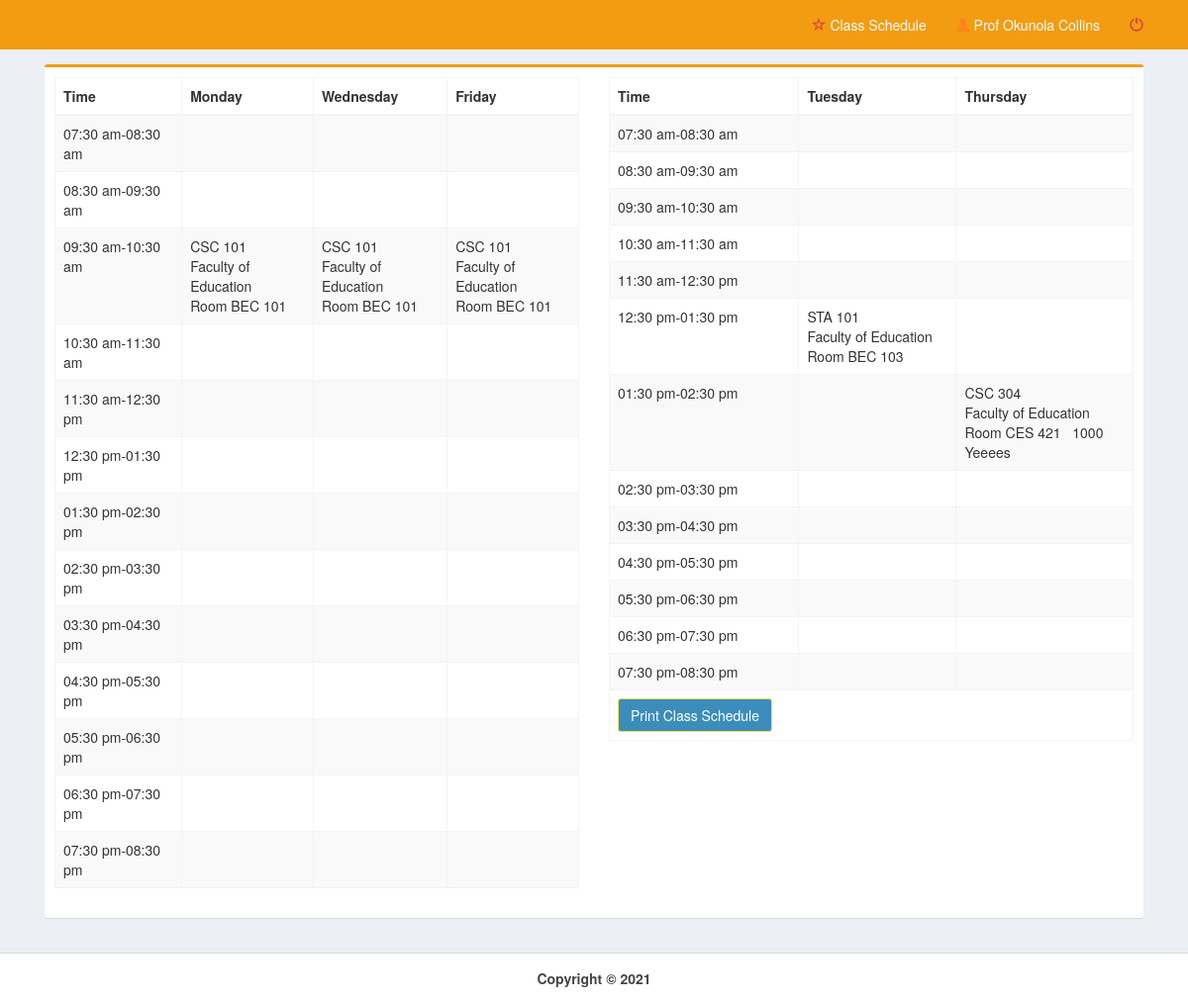
The page /pages/faculty_home.php (signed in) on the database its author committed.
### tables this page shows
CREATE TABLE `time` (
  `time_id` int(11) NOT NULL,
  `time_start` time NOT NULL,
  `time_end` time NOT NULL,
  `days` varchar(15) NOT NULL
);

CREATE TABLE `schedule` (
  `sched_id` int(11) NOT NULL,
  `time_id` int(1) NOT NULL,
  `day` varchar(50) NOT NULL,
  `member_id` int(11) NOT NULL,
  `subject_code` varchar(50) NOT NULL,
  `cys` varchar(15) NOT NULL,
  `room` varchar(15) NOT NULL,
  `remarks` varchar(50) NOT NULL,
  `settings_id` int(11) NOT NULL,
  `encoded_by` varchar(10) NOT NULL,
  `rank_id` int(11) NOT NULL
);

CREATE TABLE `rank` (
  `rank_id` int(11) NOT NULL,
  `rank` varchar(30) NOT NULL
);

### pages/faculty_home.php (the view, shortened to what this page needs)
<!DOCTYPE html>
<html>
  <head>
    <link rel="stylesheet" href="../bootstrap/css/bootstrap.min.css">
    <link rel="stylesheet" href="../plugins/datatables/dataTables.bootstrap.css">
    <link rel="stylesheet" href="../dist/css/AdminLTE.min.css">
    <link rel="stylesheet" href="../plugins/select2/select2.min.css">
    <link rel="stylesheet" href="../dist/css/skins/_all-skins.min.css">
 </head>
  <body class="hold-transition skin-yellow layout-top-nav" onload="myFunction()">
    <div class="wrapper">
      <?php include('../dist/includes/header_faculty.php');?>
      <div class="content-wrapper">
        <div class="container">
          <section class="content">
            <div class="row">
	      <div class="col-md-12">
              <div class="box box-warning">
               <form method="post" id="reg-form">
                <div class="box-body">
				<div class="row">
					<div class="col-md-6">
							<table class="table table-bordered table-striped">
							<thead>
							  <tr>
								<th class="first">Time</th>
								<th>Monday</th>
								<th>Wednesday</th>
								<th>Friday</th>
							  </tr>
							</thead>
		<?php
				include('../dist/includes/dbcon.php');
				$member=$_SESSION['id'];
				$member_rank = $_SESSION['rank'];
				$sid=$_SESSION['settings'];
				$query=mysqli_query($con,"select * from time where days='mwf' order by time_start")or die(mysqli_error());
				while($row=mysqli_fetch_array($query)){
						$id=$row['time_id'];
						$start=date("h:i a",strtotime($row['time_start']));
						$end=date("h:i a",strtotime($row['time_end']));
		?>
			<tr >
				<td class="first"><?php echo $start."-".$end;?></td>
				<td><?php
					$query1=mysqli_query($con,"SELECT a.sched_id, a.time_id, a.subject_code, a.cys, a.room, a.remarks, c.rank, c.rank_id, a.day, a.member_id, a.settings_id, a.encoded_by FROM schedule AS a INNER JOIN rank AS c ON c.rank_id = a.rank_id WHERE rank = '$member_rank' and day='m' and time_id='$id' and settings_id='$sid'")or die(mysqli_error($con));
						@$row1=mysqli_fetch_array($query1);
						@$count=mysqli_num_rows($query1);
						if ($count==0)
						{
						}
						else
						{
							echo $row1['subject_code'];
							echo "<br>";
							echo "$row1[rank]";
							echo "<br>";
							echo "Room ".$row1['room'];
							echo "<br>";
						}
					?>
				</td>
								<td><?php
									$query1=mysqli_query($con,"SELECT a.sched_id, a.time_id, a.subject_code, a.cys, a.room, a.remarks, c.rank, c.rank_id, a.day, a.member_id, a.settings_id, a.encoded_by FROM schedule AS a INNER JOIN rank AS c ON c.rank_id = a.rank_id WHERE rank = '$member_rank' and day='w' and time_id='$id' and settings_id='$sid'")or die(mysqli_error($con));
										@$row1=mysqli_fetch_array($query1);
										@$count=mysqli_num_rows($query1);
										if ($count==0)
										{
										}
										else
										{
											echo $row1['subject_code'];
											echo "<br>";
											echo "$row1[rank]";
											echo "<br>";
											echo "Room ".$row1['room'];
											echo "<br>";
										}
									?>
								</td>
								<td><?php
									$query1=mysqli_query($con,"SELECT a.sched_id, a.time_id, a.subject_code, a.cys, a.room, a.remarks, c.rank, c.rank_id, a.day, a.member_id, a.settings_id, a.encoded_by FROM schedule AS a INNER JOIN rank AS c ON c.rank_id = a.rank_id WHERE rank = '$member_rank' and day='f' and time_id='$id' and settings_id='$sid'")or die(mysqli_error($con));
										@$row1=mysqli_fetch_array($query1);
										@$count=mysqli_num_rows($query1);
										if ($count==0)
										{
										}
										else
										{
											echo $row1['subject_code'];
											echo "<br>";
											echo "$row1[rank]";
											echo "<br>";
											echo "Room ".$row1['room'];
											echo "<br>";
										}
									?>
								</td>
							  </tr>
		<?php }?>
		</table>
		</div>
		<div class="col-md-6">
			<table class="table table-bordered table-striped">
								<thead>
								  <tr>
									<th class="first">Time</th>
									<th>Tuesday</th>
									<th>Thursday</th>
								  </tr>
								</thead>
			<?php
					$query=mysqli_query($con,"select * from time where days='tth' order by time_start")or die(mysqli_error());
					while($row=mysqli_fetch_array($query)){
							$id=$row['time_id'];
							$start=date("h:i a",strtotime($row['time_start']));
							$end=date("h:i a",strtotime($row['time_end']));
			?>
								  <tr >
								<td class="first"><?php echo $start."-".$end;?></td>
								<td><?php
									$query1=mysqli_query($con,"SELECT a.sched_id, a.time_id, a.subject_code, a.cys, a.room, a.remarks, c.rank, c.rank_id, a.day, a.member_id, a.settings_id, a.encoded_by FROM schedule AS a INNER JOIN rank AS c ON c.rank_id = a.rank_id WHERE rank = '$member_rank' and day='t' and time_id='$id' and settings_id='$sid'")or die(mysqli_error($con));
										@$row1=mysqli_fetch_array($query1);
										@$count=mysqli_num_rows($query1);
										if ($count==0)
										{
										}
										else
										{
											echo $row1['subject_code'];
											echo "<br>";
											echo "$row1[rank]";
											echo "<br>";
											echo "Room ".$row1['room'];
											echo "<br>";
										}
									?>
								</td>
								<td><?php
									$query1=mysqli_query($con,"SELECT a.sched_id, a.time_id, a.subject_code, a.cys, a.room, a.remarks, c.rank, c.rank_id, a.day, a.member_id, a.settings_id, a.encoded_by FROM schedule AS a INNER JOIN rank AS c ON c.rank_id = a.rank_id WHERE rank = '$member_rank' and day='th' and time_id='$id' and settings_id='$sid'")or die(mysqli_error($con));
										@$row1=mysqli_fetch_array($query1);
										@$count=mysqli_num_rows($query1);
										if ($count==0)
										{
										}
										else
										{
											echo $row1['subject_code'];
											echo "<br>";
											echo "$row1[rank]";
											echo "<br>";
											echo "Room ".$row1['room'];
											echo "<br>";
											echo $row1['remarks'];
										}
									?>
								</td>
							  </tr>
			<?php }?>
							 <tr>
							 	<td><a href="faculty_class_sched.php?id=<?php echo $member;?>" class="btn btn-primary">Print Class Schedule</a></td>
							 </tr>
			</table>
         </div>
        </div>
                </div>
              </div>
            </div>
          </div>
          </section>
        </div>
      </div>
      <?php include('../dist/includes/footer.php');?>
    </div>
  </body>
</html>

### rows shown on the page
time: time_start "07:30 am", time_end "08:30 am"
time: time_start "08:30 am", time_end "09:30 am"
time: time_start "09:30 am", time_end "10:30 am", schedule.subject_code "CSC 101", rank.rank "Faculty of Education", schedule.room "BEC 101"
time: time_start "10:30 am", time_end "11:30 am"
time: time_start "11:30 am", time_end "12:30 pm"
time: time_start "12:30 pm", time_end "01:30 pm"
time: time_start "01:30 pm", time_end "02:30 pm"
time: time_start "02:30 pm", time_end "03:30 pm"
time: time_start "03:30 pm", time_end "04:30 pm"
time: time_start "04:30 pm", time_end "05:30 pm"
time: time_start "05:30 pm", time_end "06:30 pm"
time: time_start "06:30 pm", time_end "07:30 pm"
time: time_start "07:30 pm", time_end "08:30 pm"
time: time_start "07:30 am", time_end "08:30 am"
time: time_start "08:30 am", time_end "09:30 am"
time: time_start "09:30 am", time_end "10:30 am"
time: time_start "10:30 am", time_end "11:30 am"
time: time_start "11:30 am", time_end "12:30 pm"
time: time_start "12:30 pm", time_end "01:30 pm", schedule.subject_code "STA 101", rank.rank "Faculty of Education", schedule.room "BEC 103"
time: time_start "01:30 pm", time_end "02:30 pm", schedule.subject_code "CSC 304", rank.rank "Faculty of Education", schedule.room "CES 421 1000", schedule.remarks "Yeeees"
time: time_start "02:30 pm", time_end "03:30 pm"
time: time_start "03:30 pm", time_end "04:30 pm"
time: time_start "04:30 pm", time_end "05:30 pm"
time: time_start "05:30 pm", time_end "06:30 pm"
time: time_start "06:30 pm", time_end "07:30 pm"
time: time_start "07:30 pm", time_end "08:30 pm"

### other values the page prints
$_SESSION['name'] "Prof Okunola Collins"
